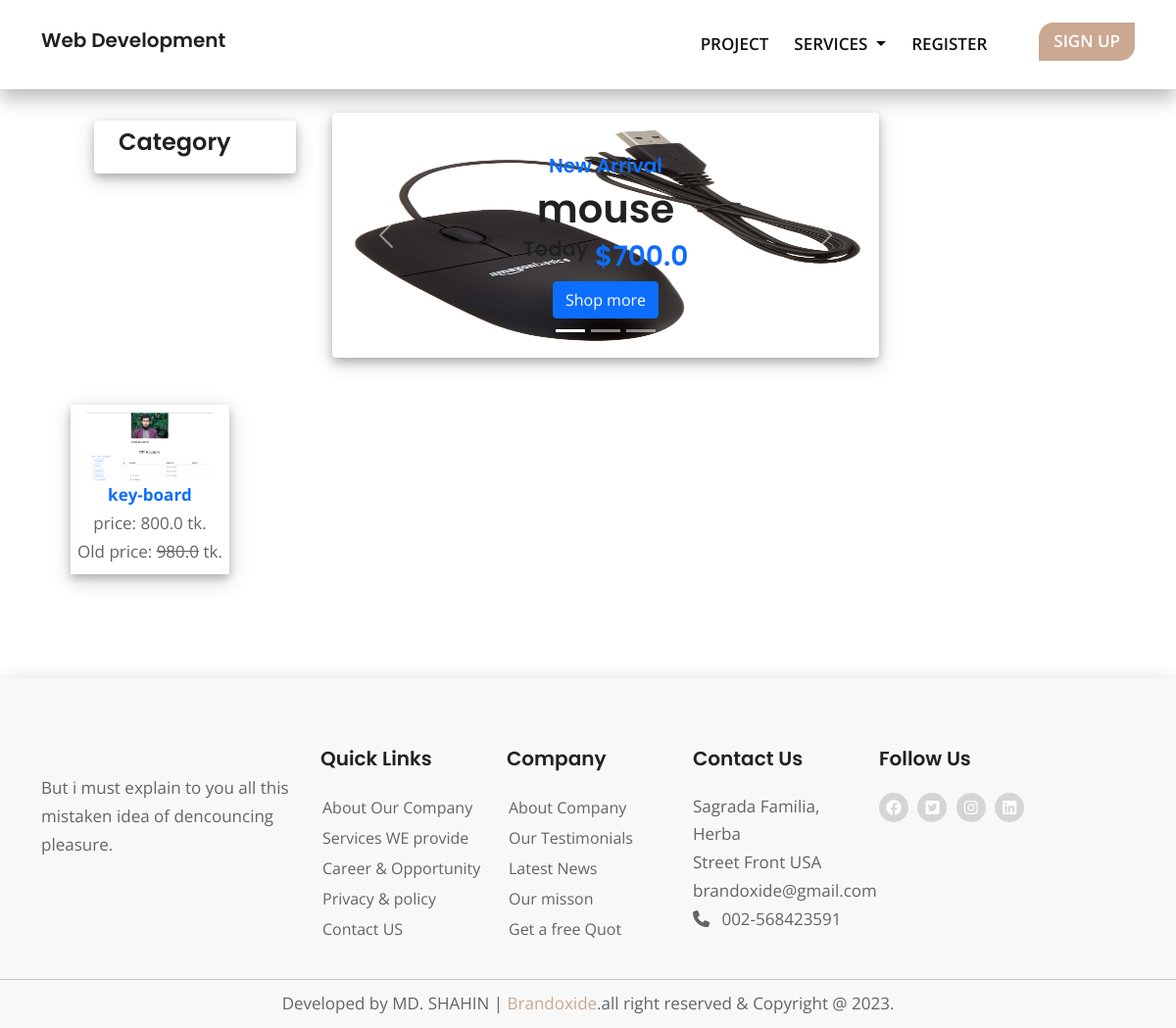
The app's page /index?category_id=3 with its own data.
### store/models.py (models this page shows, shortened)
class Banner(models.Model):
    product = models.ForeignKey(Product, on_delete=models.CASCADE, related_name='banner')
    image = models.ImageField(upload_to='banner')
    is_active = models.BooleanField(default=False)
    created = models.DateTimeField(auto_now_add=True)

class Product(models.Model):
    name =models.CharField(max_length=250, blank=False, null=False)
    category = models.ForeignKey(Category, on_delete=models.CASCADE, related_name='category')
    preview_desc =models.CharField(max_length=250, verbose_name='short Description')
    description =models.TextField(max_length=1000, verbose_name='Description')
    image = models.ImageField(upload_to='product', blank=False, null=False)
    price = models.FloatField()
    old_price= models.FloatField(default=0, blank=True, null=True)
    is_stock = models.BooleanField(default=True)
    slug = models.SlugField()
    created = models.DateTimeField(auto_now_add=True)
    class Meta:
        ordering = ['-created']
    def get_product_url(self):
        return reverse('store:product_details', kwargs={'slug': self.slug})

### store/views.py (the view, shortened to what this page needs)
# urls.py: path('index', views.HomeListView.as_view(), name='index'),
class HomeListView(TemplateView):
    template_name = 'store/index.html'
    def get_context_data(self, **kwargs):
        context = super().get_context_data(**kwargs)
        context['categories'] = Category.objects.all()
        context['banners'] = Banner.objects.filter(is_active=True).order_by('-id')[:5]
        return context
    def get(self, request, *args, **kwargs):
        context = self.get_context_data(**kwargs)
        category_id = request.GET.get('category_id')  # Get the category ID from the URL parameter
        if category_id:
            products = Product.objects.filter(category_id=category_id).order_by('-id')
        else:
            products = Product.objects.all().order_by('-id')
        context['products'] = products
        return render(request, self.template_name, context)

### templates/store/index.html (shortened to what this page needs)
{% extends 'base.html' %}
{% block content %}
   <section class="catagory_and banner">
    <div class="container">
      <div class="row">
   <div class="col-lg-3">
     <nav class="navbar navbar-dark">
         <div class="container">
             <button class="navbar-toggler text-dark px-4 py" type="button" data-bs-toggle="collapse" data-bs-target="#navbarToggleExternalContent" aria-controls="navbarToggleExternalContent" aria-expanded="false" aria-label="Toggle navigation" style="box-shadow: 0 4px 8px 0 rgba(0, 0, 0, 0.2), 0 6px 20px 0 rgba(0, 0, 0, 0.19);">
                 <h4> Category
                     <span class="navbar-toggler-icon"></span>
                 </h4>
             </button>
         </div>
     </nav>
   </div>
        <div class="col-lg-6 rounded d-flex flex-column justify-content-center align-items-center overflow-hidden " style=" height: 250px; box-shadow: 0 4px 8px 0 rgba(0, 0, 0, 0.2), 0 6px 20px 0 rgba(0, 0, 0, 0.19); ">
          <div id="banner-carousel" class="carousel slide " data-bs-ride="carousel">
            <ol class="carousel-indicators">
              {% for banner in banners %}
              <li data-bs-target="#banner-carousel" data-bs-slide-to="{{ forloop.counter0 }}" {% if forloop.first %}class="active"{% endif %}></li>
              {% endfor %}
            </ol>
            <div class="carousel-inner">
              {% for banner in banners %}
              <div class="carousel-item {% if forloop.first %}active{% endif %}">
                <img  class="d-block img-fluid ms-2 py-3"  src="{{banner.image.url}}" alt="{{banner.product.name}}" style="width: 520px; height: 250px;">
                <div class="carousel-caption d-none d-md-block">
                  <h5 class="intro-subtitle text-primary">New Arrival</h5>
                  <h1 class="intro-title">{{banner.product.name}}</h1>
                  <h3><sup>Today</sup><span class="text-primary"> ${{banner.product.price}}</span></h3>
                  <a href="" class="btn btn-primary btn-round">
                    <span>Shop more</span>
                  </a>
                </div>
              </div>
              {% endfor %}
            </div>
            <button class="carousel-control-prev" type="button" data-bs-target="#banner-carousel" data-bs-slide="prev">
              <span class="carousel-control-prev-icon" aria-hidden="true"></span>
            </button>
            <button class="carousel-control-next" type="button" data-bs-target="#banner-carousel" data-bs-slide="next">
              <span class="carousel-control-next-icon" aria-hidden="true"></span>
            </button>
          </div>
        </div>
      </div>
    </div>
   </section>
<section class="product_section section mt-5" >
  <div class="container">
    <div class="row">
      {% for product in products %}
      <div class="product col-md-2 mb-3   justify-content-center " >
        <div class="py-2 text-center" style="box-shadow: 0 4px 8px 0 rgba(0, 0, 0, 0.2), 0 6px 20px 0 rgba(0, 0, 0, 0.19);">
          <img style="width: 130px; height: 70px;" src="{{product.image.url}}" alt="Not Found" /><br>
          <span><a class="fw-bold" href="{{product.get_product_url}}" style="text-decoration: none;">{{product.name}}</a></span><br>
          <span>price: {{product.price}} tk.</span><br>
          <span>{% if product.old_price %}Old price: <del>{{product.old_price}}</del> tk.{% endif %}</span>
        </div>
      </div>
      {% endfor %}
    </div>
  </div>
</section>
{% endblock %}

### static/css/style.css (style rules this page uses)
body { font-family: 'Open Sans', sans-serif; font-weight: 400; font-size: 17px; color: #646464; line-height: 1.7; }
h1,h2,h3,h4,h5 { font-family: 'Poppins', sans-serif; font-weight: 600; color: #212121 !important; }

### records on screen
Banner: image (picture), product.name "mouse", product.price "700.0"
Product: image (picture), name "key-board", price "800.0", old_price "980.0"
